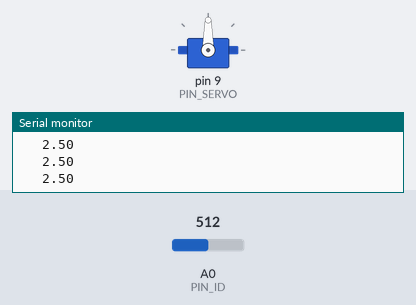
Bench run of a sketch on a simulated Arduino Uno, built with avr-gcc and run on an emulated ATmega328P. Shown: servo, the last lines printed to the serial monitor. Inputs (shaded band) come from the test bench; at power-on: A0 (PIN_ID) = 512.

Above: at 1.2 s.
1.3 s: A0 (PIN_ID) set to 716
At 1.7 s:
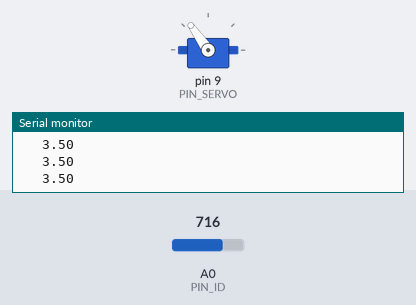
2.8 s: A0 (PIN_ID) set to 900
At 4.0 s:
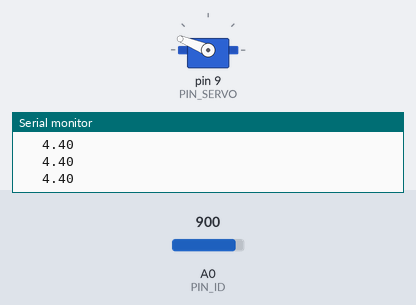
4.3 s: A0 (PIN_ID) set to 1023
At 5.5 s:
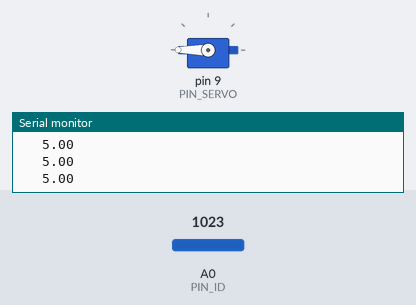
5.8 s: A0 (PIN_ID) set to 306
At 7.0 s:
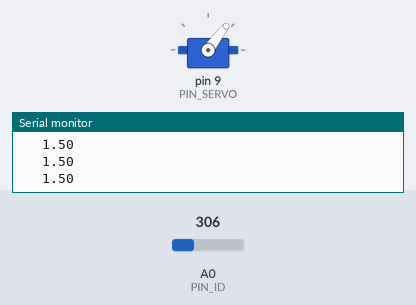
7.3 s: A0 (PIN_ID) set to 122
At 8.3 s:
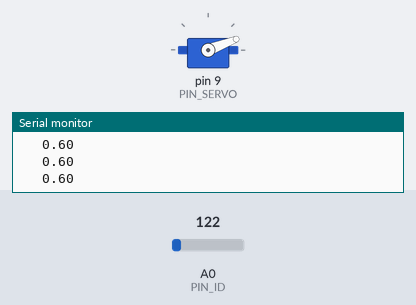
8.8 s: A0 (PIN_ID) set to 0
At 9.7 s:
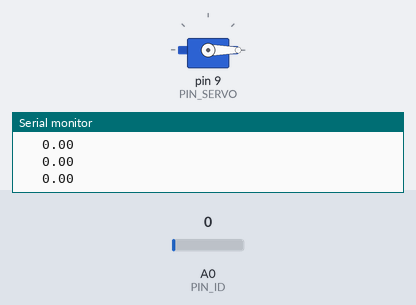
Timing chart, 0 to 11.3 s (numbered marks = the images above; inputs shaded):
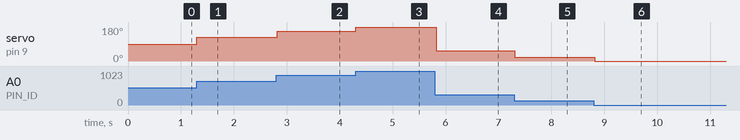

The sketch:

controlSystem.ino
```cpp
//Ronan O Boyle
//GMIT lab 5
// 05-03-2021
```

b_servo.ino
```cpp
#include <Servo.h>
//Ronan O Boyle
//GMIT lab 5
// 05-03-2021
//Servomotor class
class servoActuator {
  private:
    byte pinServo;
    unsigned long timeOn;
      Servo theservo;
  public:

    servoActuator(byte pinServo,unsigned long interval) {
      this->pinServo = pinServo;
      this->timeOn = interval;
      pinMode(pinServo, OUTPUT);
    }

    void setAngle(int angle){
      theservo.attach(pinServo);
      angle = map (angle, 0, 1023, 0, 180); //value range between 0 & 180 degree
      theservo.write(angle);  //Set values
      delay(timeOn);


     }
};
```

c_depthSensor.ino
```cpp
//depthSensor;

//Depth sensor class
//Ronan O Boyle
//GMIT lab 5
// 05-03-2021


class depthSensor {
  private:
    byte pinID;
    unsigned long timeOn;
    unsigned long nextChangeTime = 0;
    int val = 0;  // variable to store the value read
    float voltage = 0;
    float  distance = 0;

  public:
    //Constructor for class
    depthSensor(byte pinID, unsigned long interval) {
      this->pinID = pinID;
      this->timeOn = interval;


      pinMode(pinID, INPUT);
    }


    //Calculations
    void check() {
      unsigned long currentTime = millis(); //system clock e.g like your watch

      //check the interval of time has passed, 50ms
      if (currentTime >= nextChangeTime) {
        this-> val = analogRead(pinID);  // read the input pin
        // Convert the analog reading (which goes from 0 - 1023) to a voltage (0 - 5V):
        this-> voltage = val * (5.0 / 1023.0);
        //distance =-22*voltage+60;
        //update the next time var
        nextChangeTime = currentTime + timeOn;

      }
    }


    float getValue() {
      return voltage;
    }


    float getDepth() {
      return val;
      delay(1000);
    }


};
```

z_main.ino
```cpp
//#include <Servo.h>
#define PIN_LED 2
#define PIN_ID A0
#define PIN_SERVO 9
//Ronan O Boyle
//GMIT lab 5
// 05-03-2021
//Create out object classes
//Blinker blinker(PIN_LED, 1000, 2000);
depthSensor testDepthSensor(PIN_ID, 2);
servoActuator theservo(PIN_SERVO, 2);


//int depthsensor = 0;
//int val;


void setup() {

  Serial.begin (9600);
}
void loop(){
//blinker.check();
testDepthSensor.check();
theservo.setAngle(testDepthSensor.getDepth());

Serial.println(testDepthSensor.getValue());
Serial.print("   ");
//Serial.print(depthSensor.getDepth());
}
```

Measured:
- after the input at 1.3 s, servo on pin 9 (PIN_SERVO): 90° → 125° at once
- after the input at 2.8 s, servo on pin 9 (PIN_SERVO): 125° → 158° at once
- after the input at 4.3 s, servo on pin 9 (PIN_SERVO): 158° → 180° at once
- after the input at 5.8 s, servo on pin 9 (PIN_SERVO): 180° → 53° at once
- after the input at 7.3 s, servo on pin 9 (PIN_SERVO): 53° → 21° at once
- after the input at 8.8 s, servo on pin 9 (PIN_SERVO): 21° → 0° at once
